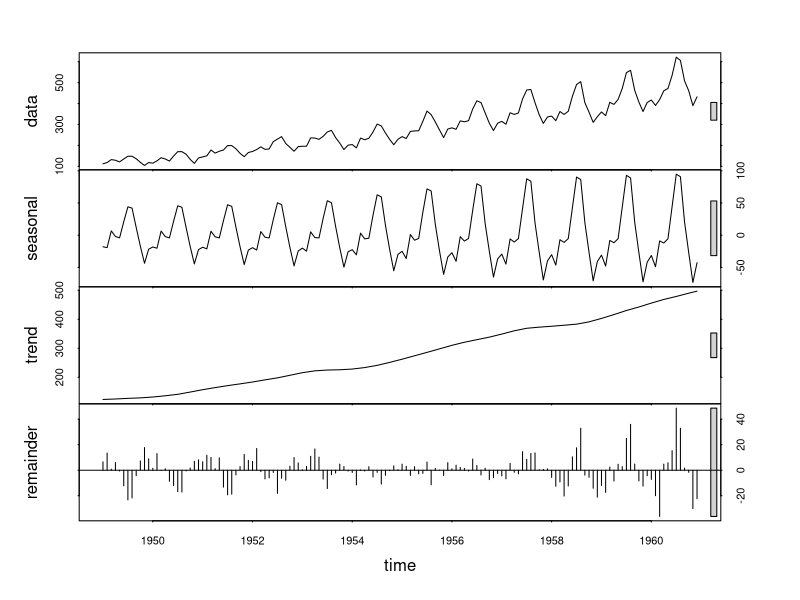
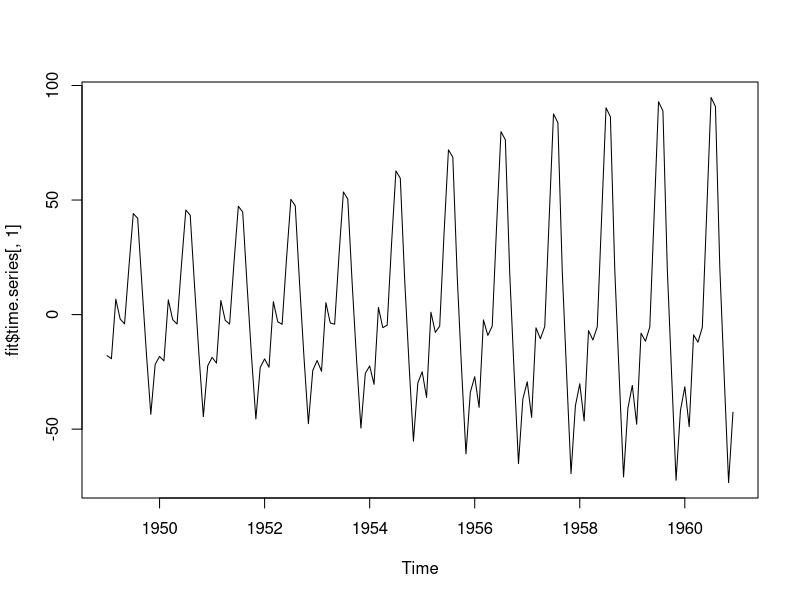
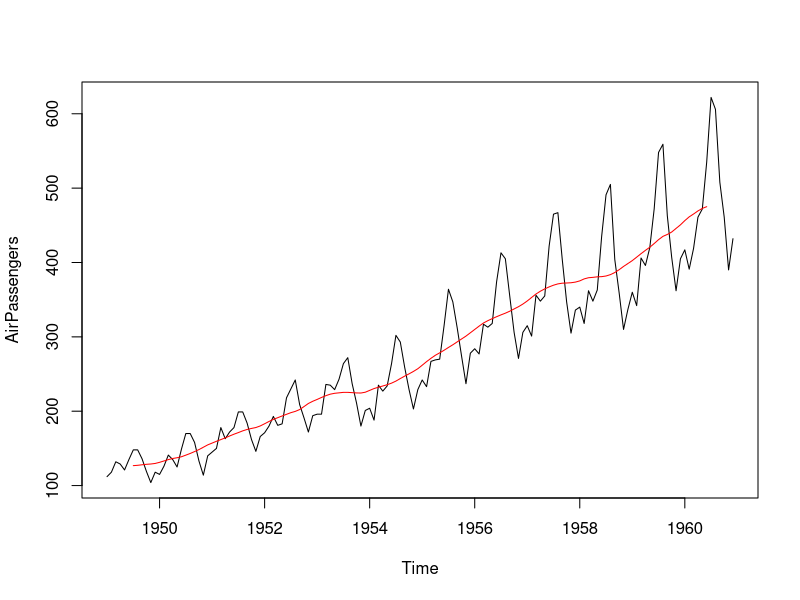
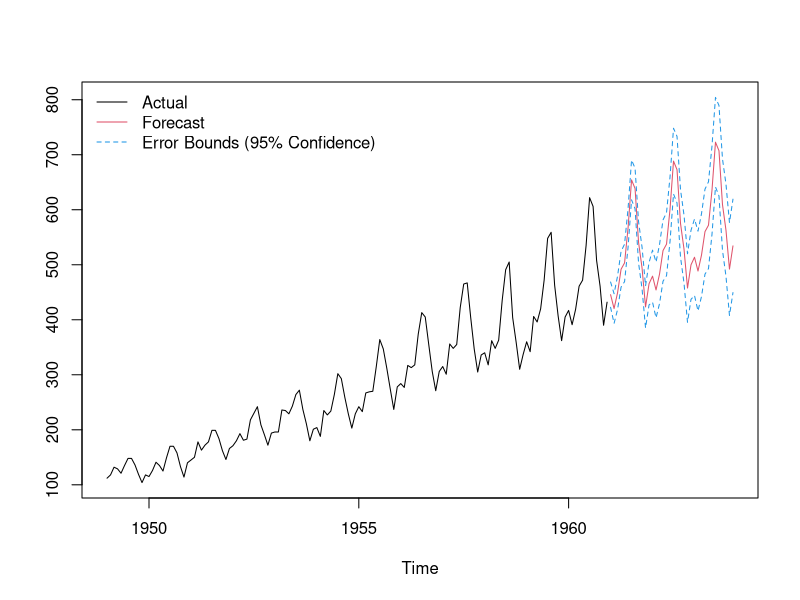
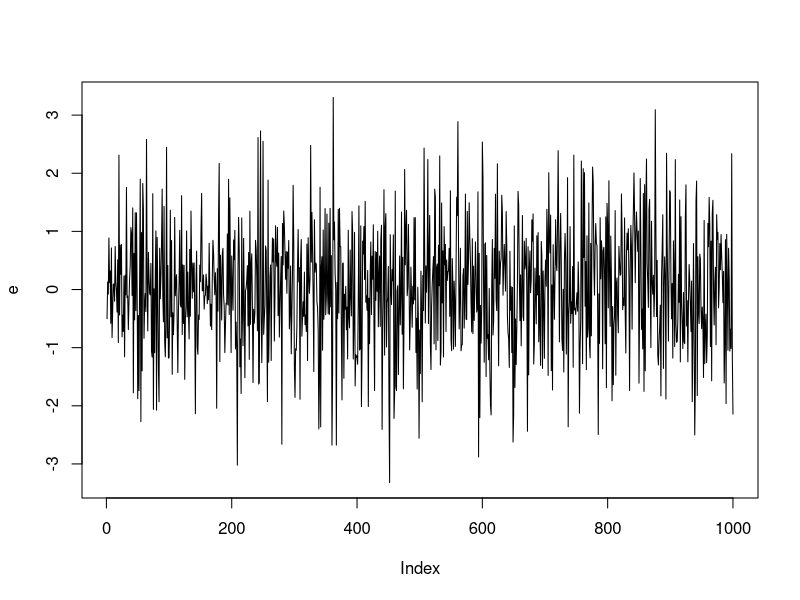
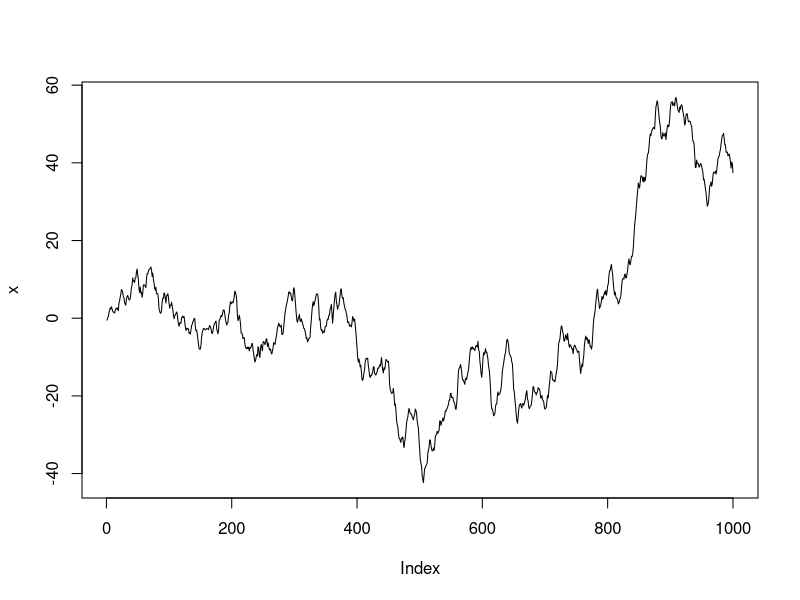
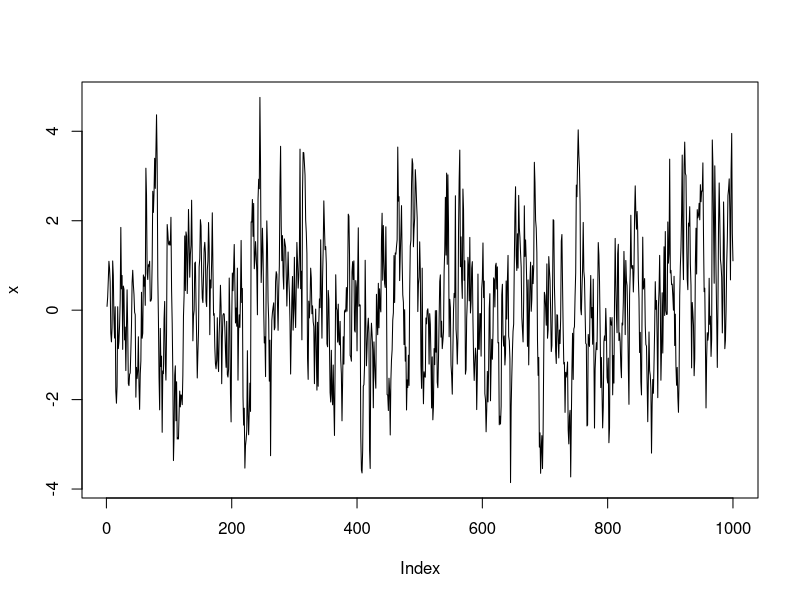
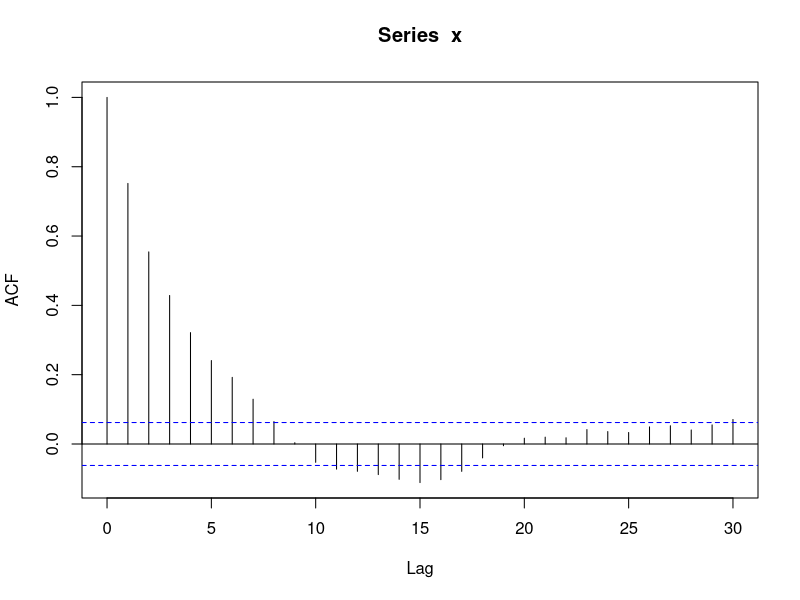

These figures' R source, in order:
## Time series decomposition 
fit <- stl(AirPassengers, s.window = 12)
fit
plot(fit)
plot(fit$time.series[,1])

## moving averages
# install.packages("forecast")
library(forecast)
ma(AirPassengers, order = 12)
plot(AirPassengers)
lines(ma(AirPassengers, order = 12), col = "red")

## Easy way to do forecasting

fit <- auto.arima(AirPassengers)
pred <- predict(fit, n.ahead  = 36)
U <- pred$pred + 2*pred$se        # upper limit 95% confidence interval 
L <- pred$pred - 2*pred$se        # lower limit 95% confidence interval
ts.plot(AirPassengers, pred$pred, U, L, 
        col=c(1,2,4,4), lty = c(1,1,2,2))
legend("topleft", c("Actual", "Forecast", "Error Bounds (95% Confidence)"), 
       col=c(1,2,4), lty=c(1,1,2), bty = 'n')


#### try with Eurostockmarket
data("EuStockMarkets")


## Stationary Series
## A series whose statistical properties such as mean, variance, autocorrelation,
## are also constant over time
set.seed(100)
e <- rnorm(1000)
plot(e, type = "l")
start <- 20
end <- start + 300
y <- e[start:end]
mean(y)
sd(y)

## Non-stationary series
set.seed(100)
e <- rnorm(1000)
x <- e
for (i in 3:1000){
  x[i] <- 1.5*x[i-1] - 0.5*x[i-2] + e[i]
}
plot(x, type = "l")

start <- 700
end <- start + 300
y <- x[start:end]
mean(y)
sd(y)


## Ways to generate stationary series 
# 1
set.seed(200)
e <- rnorm(1000)
x <- e
for (i in 2:1000){
  x[i] <- 0.8*x[i-1] + e[i]
}

plot(x, type = "l")
acf(x)
pacf(x)

# 2
set.seed(200)
e <- rnorm(1000)
x <- e
theta1 <- 0.95
for (i in 2:1000) {
  x[i]<- e[i] + theta1*e[i-1]
}

plot(x, type = "l")

pacf(x)
acf(x)
theta1/(1 + theta1^2)


## Forecasting using ARIMA model
## a) Making the series stationary

plot(AirPassengers)
plot(log(AirPassengers))
plot(diff(log(AirPassengers), lag = 12))
v1 <- diff(log(AirPassengers), lag = 12)
plot(v1)
v2 <- diff(v1)
plot(v2)

## test to check if the series is stationary
##install.packages("tseries")
library(tseries)
kpss.test(AirPassengers)
kpss.test(log(AirPassengers))
kpss.test(v1)
kpss.test(v2)

## Extract the parameter
acf(v2)
pacf(v2)

## Fit the data to arima model using the extracted parameter
fit <- arima(log(AirPassengers), order=c(0,1,1), 
             seasonal = list(order=c(0,1,1), period=12))

## Make the forcast
pred <- predict(fit, n.ahead = 3*12)
exp(pred$pred)
ts.plot(AirPassengers, exp(pred$pred), col=c(1,2), lty = c(1,1))

## Find the upper and lower limit
pred <- predict(fit, n.ahead = 3*12) 
U <- pred$pred + 2*pred$se        # upper limit 95% confidence interval 
L <- pred$pred - 2*pred$se        # lower limit 95% confidence interval

ts.plot(AirPassengers, exp(pred$pred), exp(U), exp(L), 
        col=c(1,2,4,4), lty = c(1,1,2,2))
legend("topleft", c("Actual", "Forecast", "Error Bounds (95% Confidence)"), 
       col=c(1,2,4), lty=c(1,1,2), bty = 'n')




